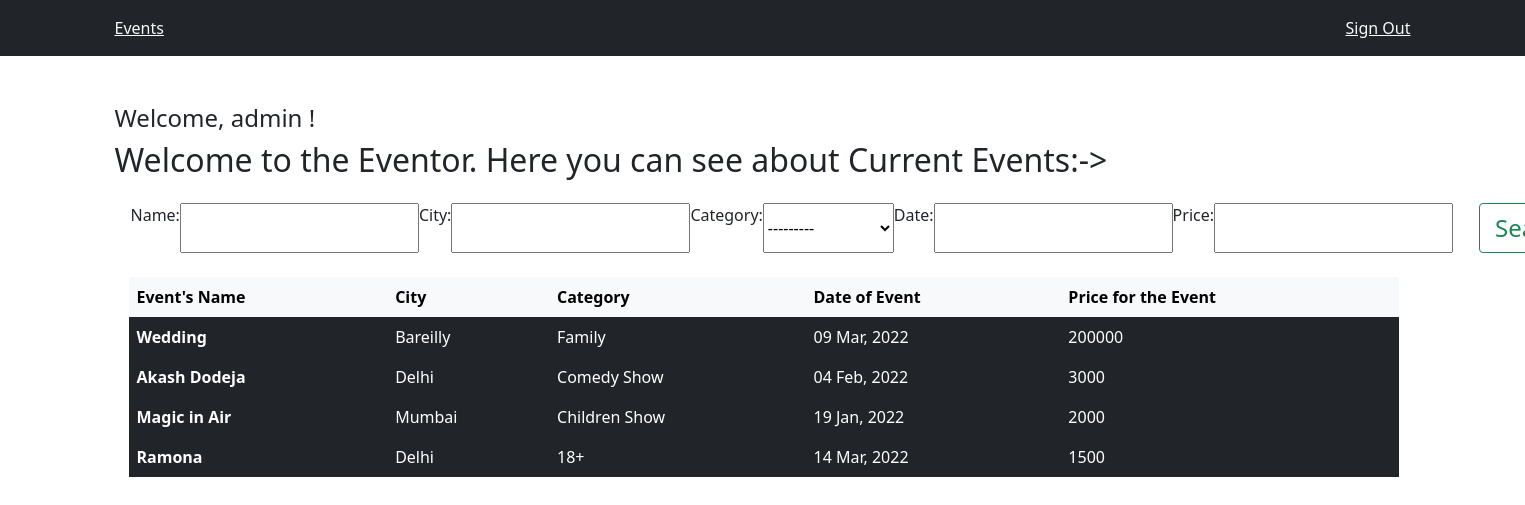
The app's page / (signed in) with its own data.
### bookingsystem/models.py (models this page shows, shortened)
class events(models.Model):
    Category_choice = (
        ('Family','Family'),
        ('18+','18+'),
        ('Comedy Show','Comedy Show'),
        ('Children Show','Children Show'),
    )
    Name = models.CharField(max_length=250)
    City = models.CharField(max_length=250)
    Category = models.CharField(max_length=250, choices=Category_choice)
    Date = models.DateField(blank=False)
    Price = models.IntegerField(blank=False)

### bookingsystem/views.py (the view)
# urls.py: path('', views.Event_List, name='eventList')
def Event_List(request):
    if request.method == 'GET':
        print('get')
        authors = events.objects.all()
        myFilter = eventFilter(request.GET, queryset=authors)
        authors =  myFilter.qs
        context = {
            'author': authors,
            'myFilter':myFilter
        }
        return render(request, 'bookinsystem/index.html', context)

### templates/bookinsystem/index.html (shortened to what this page needs)
{% extends "account/base.html" %}
{% load crispy_forms_filters %}
{% load bootstrap %}
{% block content %}
<div class="container text-dark mt-5">
  {% if user.is_authenticated %}
  <h4>Welcome, {{ user.username }} !</h4>
  <h2>Welcome to the Eventor. Here you can see about Current Events:-></h2>
  <form method="get" class="d-flex position-relative my-4 mx-3" style="width: 56%;">
    {{myFilter.form|bootstrap_horizontal}}
    <button class="btn btn-outline-success" type="submit" style="margin-left: 26px;padding-inline: 15px;font-size: 24px;">Search</button>
  </form>
  <table class="table table-dark table-borderless my-3" style="margin-left: 14px; width: 98%;">
    <thead class="table-light">
      <tr>
        <th scope="col">Event's Name</th>
        <th scope="col">City</th>
        <th scope="col">Category</th>
        <th scope="col">Date of Event</th>
        <th scope="col">Price for the Event</th>
      </tr>
    </thead>
    {% for auth in author %}
    <tbody id="myTable">
      <tr>
        <th scope="row">{{auth.Name}}</th>
        <td>{{auth.City}}</td>
        <td>{{auth.Category}}</td>
        <td>{{auth.Date|date:"d M, Y" }}</td>
        <td>{{auth.Price}}</td>
      </tr>
    </tbody>
    {% endfor %}
  </table>
  {% else %}
  <h1>Seems like you're not logged in!!, please log in</h1>
  <div class="primaryAction mt-3 btn btn-dark"><a class="text-light" href="{% url 'account_login' %}">Sign In</a></div>
  {% endif %}
</div>
{% endblock %}

### templates/account/base.html (shortened to what this page needs)
<!DOCTYPE html>
<html>
  <head>
    <link href="https://cdn.jsdelivr.net/npm/bootstrap@5.0.1/dist/css/bootstrap.min.css" rel="stylesheet">
  </head>
  <body>
    {% block body %}
    <div class="p-3 mb-3 bg-dark">
      <div class="container d-flex justify-content-between">
          {% if user.is_authenticated %}
          <div><a class="text-light" href="{% url 'eventList' %}">Events</a></div>
          <div><a class="text-light" href="{% url 'account_logout' %}">Sign Out</a></div>
          {% else %}
          <div><a class="text-light" href="{% url 'eventList' %}">Events</a></div>
          <div><a class="text-light" href="{% url 'account_login' %}">Sign In</a></div>
          {% endif %}
      </div>
    </div>
    {% block content %}
    {% endblock %}
    {% endblock %}
  </body>
</html>

### records on screen
events: Name "Wedding", City "Bareilly", Category "Family", Date "09 Mar, 2022", Price "200000"
events: Name "Akash Dodeja", City "Delhi", Category "Comedy Show", Date "04 Feb, 2022", Price "3000"
events: Name "Magic in Air", City "Mumbai", Category "Children Show", Date "19 Jan, 2022", Price "2000"
events: Name "Ramona", City "Delhi", Category "18+", Date "14 Mar, 2022", Price "1500"

### other values on screen
{{ user.username }} "admin"
